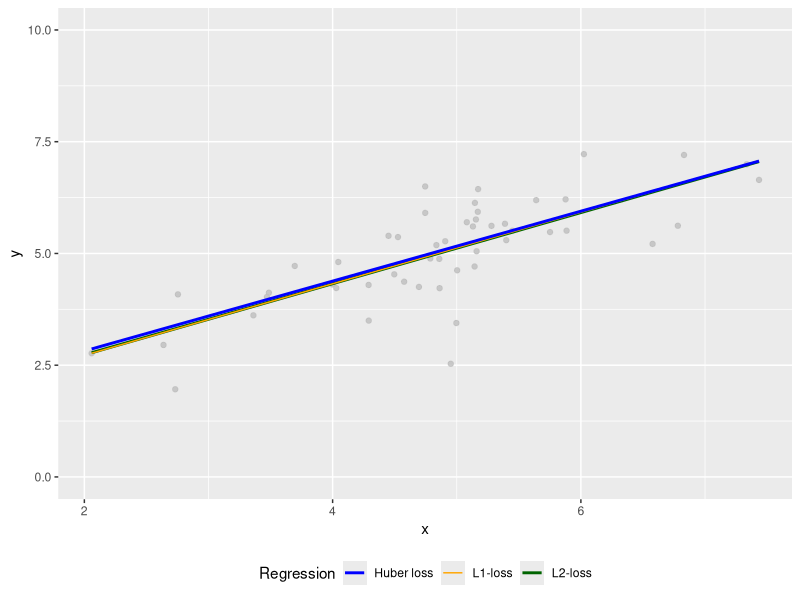
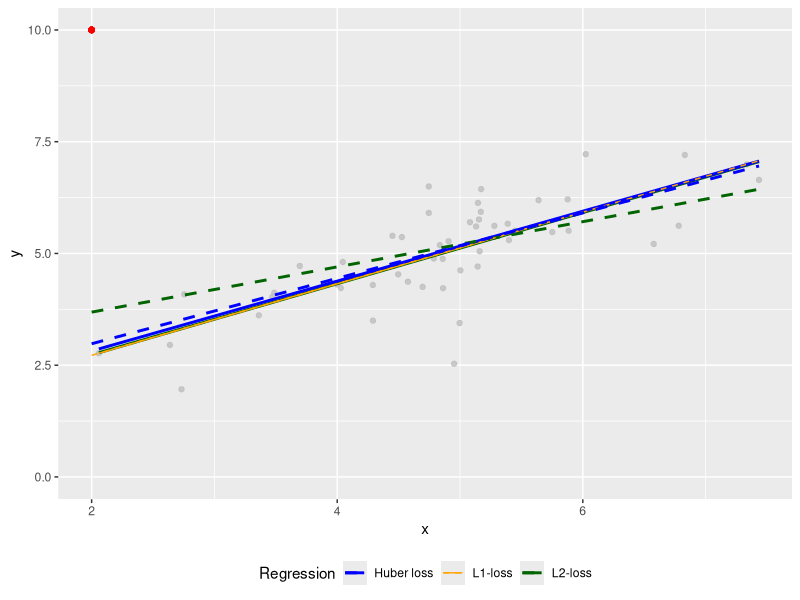

These charts were generated, in order, by the following R code:
library(mvtnorm)
library(ggplot2)
library(gridExtra)

set.seed(77)

sigma = matrix(c(1, 0.7, 0.7, 1), nrow = 2)
mat   = as.data.frame(rmvnorm(50, mean = c(5,5), sigma = sigma, method = "chol"))

# override the main matrix
mat = rbind(mat)
colnames(mat) = c("x", "y")

mat_outlier = rbind(mat, c(2, 10))

######################################

# No outlier 
p1 = ggplot(mat,aes(x,y)) + 
geom_point(color="grey", alpha = 0.8) + 
geom_smooth(method = 'lm', se = FALSE, aes(color = "L2-loss")) + 
geom_quantile(quantiles = 0.5, aes(color = "L1-loss")) + 
geom_smooth(method=MASS::rlm, se = FALSE, formula= y~x, aes(color = "Huber loss")) + 
scale_color_manual(name = "Regression", values = c("L2-loss" = "darkgreen", "L1-loss" = "orange", "Huber loss" = "blue")) + 
ylim(c(0, 10)) + theme(legend.position = "bottom")

ggsave("figure_man/different_losses1.png", p1, width = 6, height = 4)


# Outlier (red) 
p2 = p1 + 
geom_point(aes(x = 2, y = 10), color="red", alpha = 0.8) + 
geom_smooth(data = mat_outlier, method = 'lm', se = FALSE, aes(color = "L2-loss"), lty = 2) + 
geom_quantile(data = mat_outlier, quantiles = 0.5, aes(color = "L1-loss"), lty = 2) + 
geom_smooth(data = mat_outlier, method=MASS::rlm, se = FALSE, formula= y~x, aes(color = "Huber loss"), lty = 2) + 
scale_color_manual(name = "Regression", values = c("L2-loss" = "darkgreen", "L1-loss" = "orange", "Huber loss" = "blue"))

ggsave("figure_man/different_losses2.png", p2, width = 6, height = 4)
